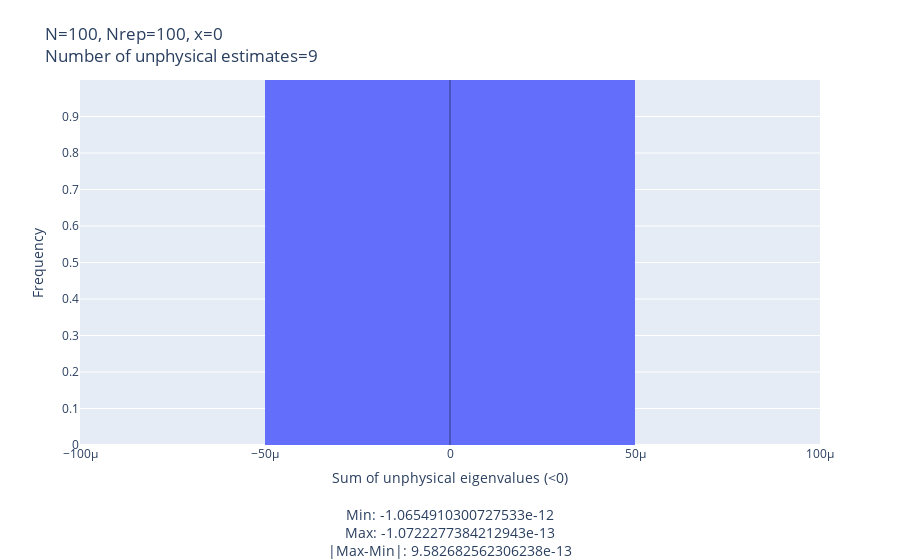

This figure's notebook cell:
### Code cell
figs = physicality_violation_check.make_graphs_sum_unphysical_eigenvalues(
    estimation_results_list[3], 0
)

figs[0]

### Figure 1 — Plotly figure (JSON) as saved in the notebook; plotly's stock layout.template omitted (floating-point values rounded to 4 significant figures)
{"data": [{"histnorm": "probability", "type": "histogram", "x": [-1.065e-12, -1.464e-13, -3.069e-13, -2.529e-13, -1.333e-13, -1.188e-13, -1.466e-13, -1.072e-13, -1.172e-13], "xbins": {"size": 0.0001}}], "layout": {"margin": {"b": 0, "t": 80}, "shapes": [{"line": {"color": "black", "width": 1}, "opacity": 0.5, "type": "line", "x0": 0, "x1": 0, "xref": "x", "y0": 0, "y1": 1, "yref": "paper"}], "title": {"text": "N=100, Nrep=100, x=0<br>Number of unphysical estimates=9"}, "xaxis": {"autorange": false, "range": [-0.0001, 0.0001], "title": {"text": "Sum of unphysical eigenvalues (<0)<br><br>Min: -1.0654910300727533e-12<br>Max: -1.0722277384212943e-13<br>|Max-Min|: 9.582682562306238e-13"}}, "yaxis": {"range": [0, 1], "tickvals": [0, 0.1, 0.2, 0.3, 0.4, 0.5, 0.6, 0.7, 0.8, 0.9], "title": {"text": "Frequency"}}}}
